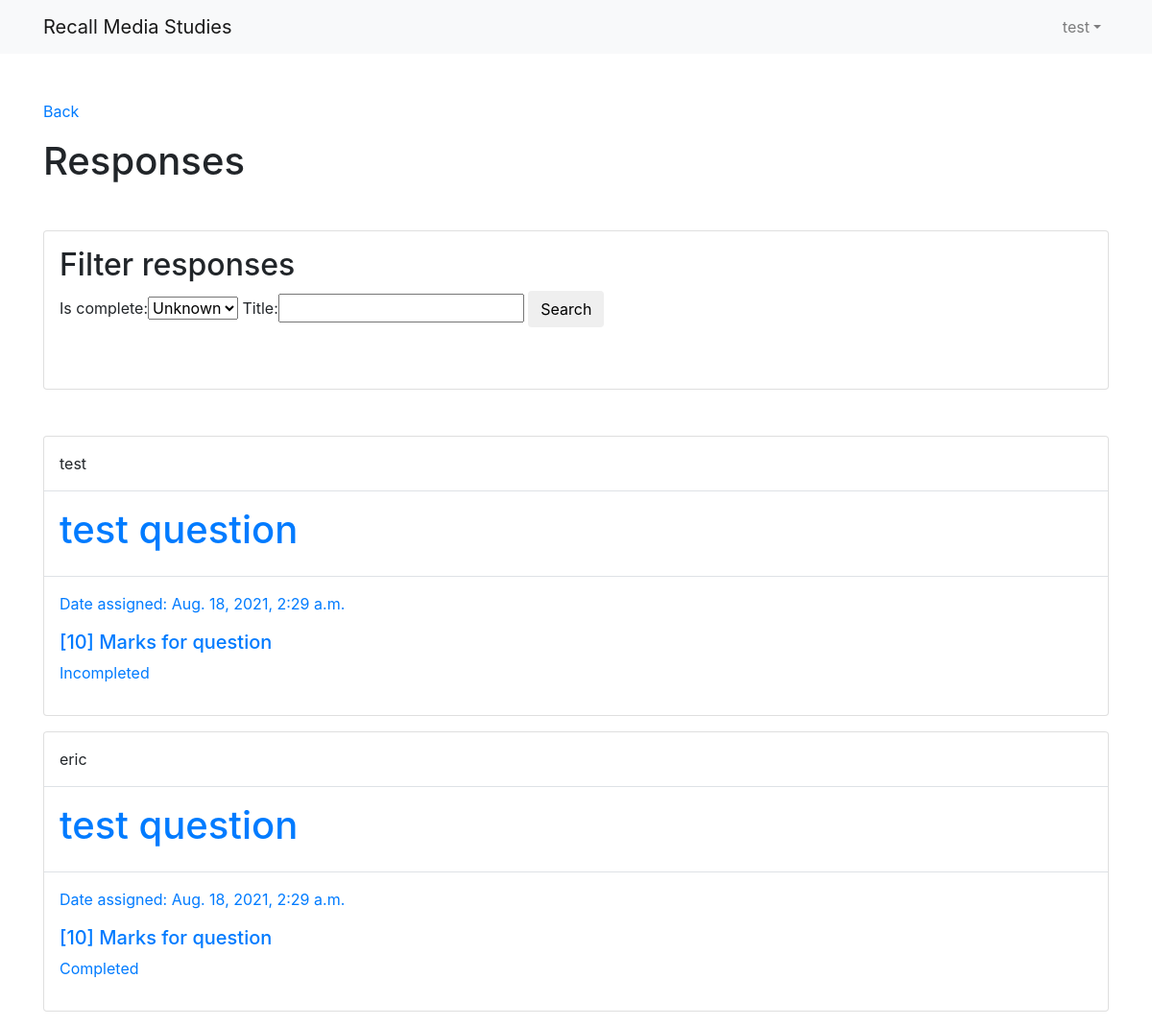
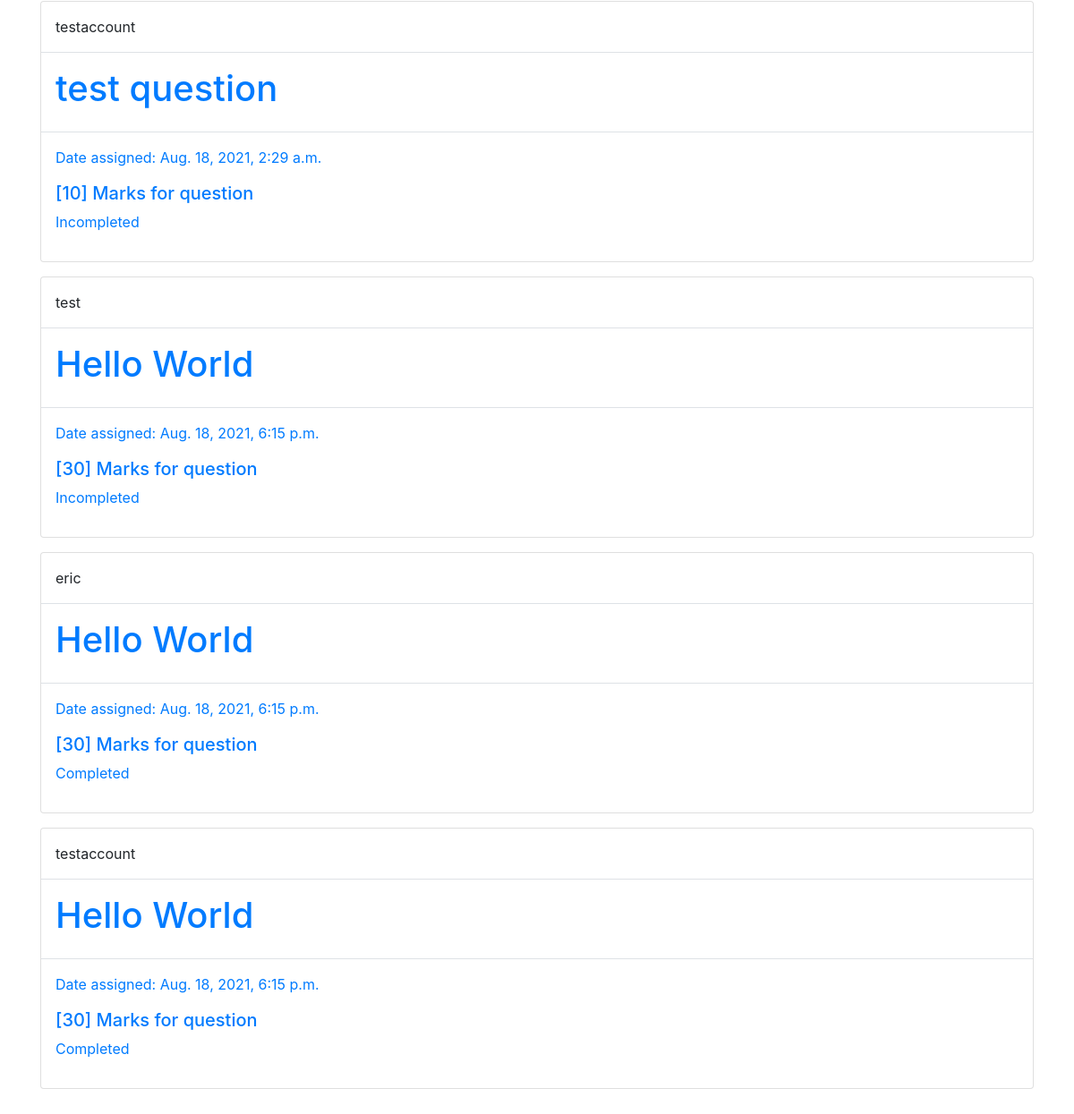
Page /community/1/responses/ (signed in) on the earlier database version (2 pictures, top to bottom).
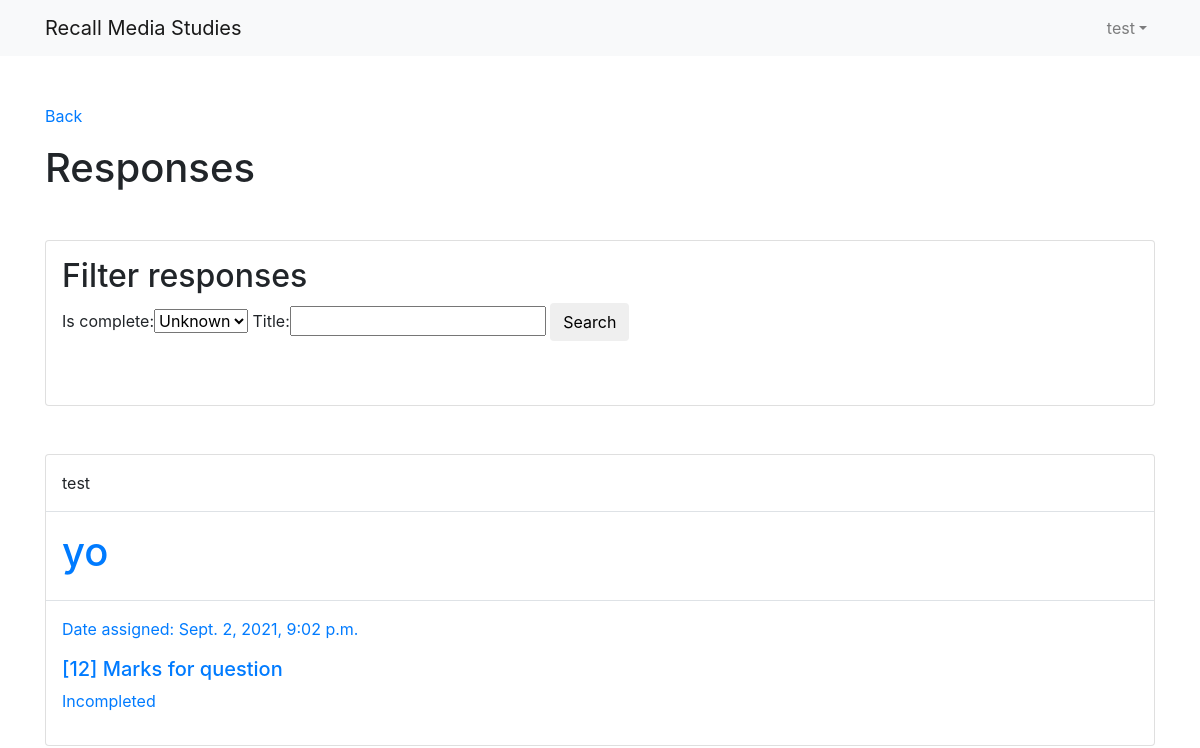
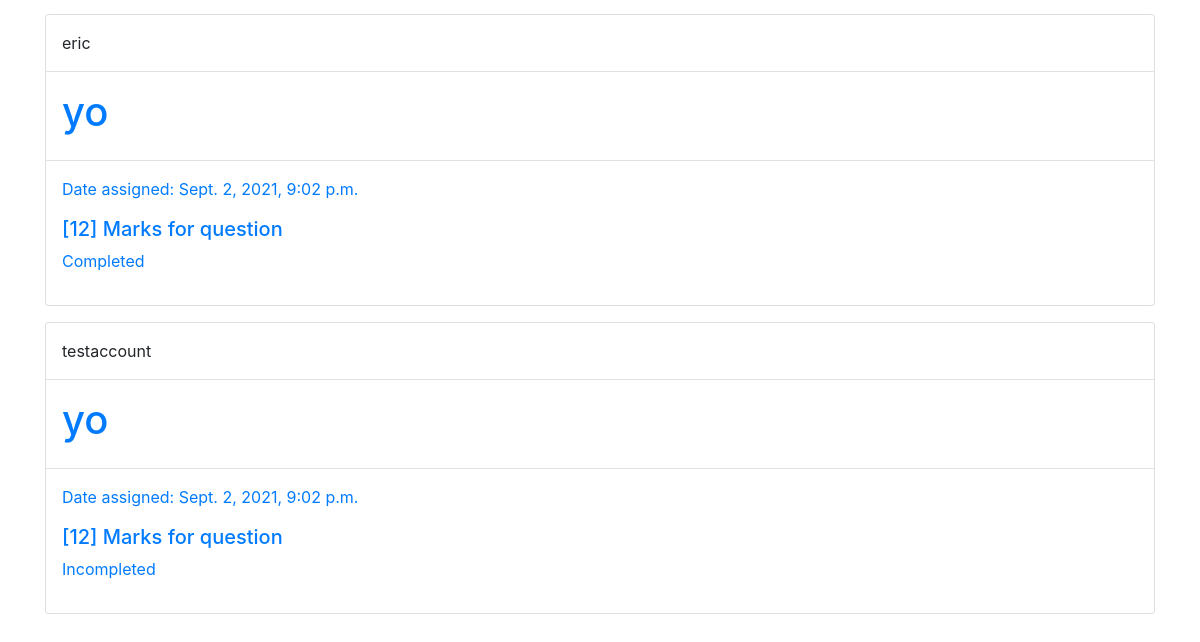
Same page on the later database version (2 pictures, top to bottom).
### recall/models.py (models this page shows, shortened)
class QuestionResponse(models.Model):
    user = models.ForeignKey(User, on_delete=models.CASCADE)
    question = models.ForeignKey('Question', on_delete=models.CASCADE)
    content = models.TextField(null=True)
    time_taken = models.FloatField(null=True)
    mark = models.IntegerField(null=True)
    is_complete = models.BooleanField(default=False)

class User(AbstractUser):
    communities = ManyToManyField('Community', related_name="users")

class Question(models.Model):
    user = models.ForeignKey(User, on_delete=models.CASCADE)
    community = models.ForeignKey('community', on_delete=models.CASCADE)
    title = models.CharField(max_length=30)
    content = models.TextField()
    date_assigned = models.DateTimeField(default=timezone.now)
    mark = models.IntegerField()

### recall/views.py (the view)
# urls.py: path('community/<int:pk>/responses/', login_required(views.ResponseView.as_view()), name="responses"),
class ResponseView(CheckCommunityAdminMixin,ListView):
    template_name = 'recall/responses.html'
    model = QuestionResponse
    def get_context_data(self, **kwargs):
        context = super(ResponseView, self).get_context_data(**kwargs)
        responses = QuestionResponse.objects.filter(question__community=self.kwargs['pk'])
        response_filter = QuestionResponseFilter(self.request.GET, queryset=responses)
        responses = response_filter.qs
        context['responses'] = responses
        context['response_filter'] = response_filter
        return context

### recall/mixins.py (called while the page is built)
    def dispatch(self, request, *args, **kwargs):
        if Community.objects.filter(id=self.kwargs['pk'], admin=self.request.user).exists():
            return super().dispatch(request, *args, **kwargs)
        else:
            return HttpResponseRedirect(reverse('home'))

### recall/templates/recall/responses.html (shortened to what this page needs)
{% extends 'recall/base.html' %}
{% block content %}
<div class="container py-5">
    <div class="mb-3">
        <a href="{% url 'manage-community' view.kwargs.pk %}">Back</a>
    </div>
    <h1>Responses</h1>
    <div class="card my-5 p-3">
        <form action="" class="mb-5">
            <h2>Filter responses</h2>
            {{ response_filter.form }}
            <button class="btn">Search</button>
        </form>
    </div>
{% if responses %}
{% for response in responses %}
    <div class="card my-3">
        <div class="border-bottom">
            <div class="p-3">
                {{ response.user }}
            </div>
        </div>
        <a href="{% url 'user-response' response.user response.id %}">
        <div class="border-bottom">
            <div class="p-3">
                <h1>{{ response.question.title }}</h1>
            </div>
        </div>
        <div class="p-3">
            <p>Date assigned: {{ response.question.date_assigned }}</p>
            <h5>[{{ response.question.mark }}] Marks for question</h5>
            {% if response.is_complete %}
            <p>Completed</p>
            {% else %}
            <p>Incompleted</p>
            {% endif %}
        </div>
        </a>
    </div>
{% endfor %}
{% else %}
<h1>No responses found</h1>
{% endif %}
</div>
{% endblock content %}

Differences in the rows shown:
removed QuestionResponse: user "test", question "test question", question.date_assigned "Aug. 18, 2021, 2:29 a.m.", question.mark "10", is_complete "Incompleted"
removed QuestionResponse: user "eric", question "test question", question.date_assigned "Aug. 18, 2021, 2:29 a.m.", question.mark "10", is_complete "Completed"
removed QuestionResponse: user "testaccount", question "test question", question.date_assigned "Aug. 18, 2021, 2:29 a.m.", question.mark "10", is_complete "Incompleted"
removed QuestionResponse: user "test", question "Hello World", question.date_assigned "Aug. 18, 2021, 6:15 p.m.", question.mark "30", is_complete "Incompleted"
removed QuestionResponse: user "eric", question "Hello World", question.date_assigned "Aug. 18, 2021, 6:15 p.m.", question.mark "30", is_complete "Completed"
removed QuestionResponse: user "testaccount", question "Hello World", question.date_assigned "Aug. 18, 2021, 6:15 p.m.", question.mark "30", is_complete "Completed"
added QuestionResponse: user "test", question "yo", question.date_assigned "Sept. 2, 2021, 9:02 p.m.", question.mark "12", is_complete "Incompleted"
added QuestionResponse: user "eric", question "yo", question.date_assigned "Sept. 2, 2021, 9:02 p.m.", question.mark "12", is_complete "Completed"
added QuestionResponse: user "testaccount", question "yo", question.date_assigned "Sept. 2, 2021, 9:02 p.m.", question.mark "12", is_complete "Incompleted"
